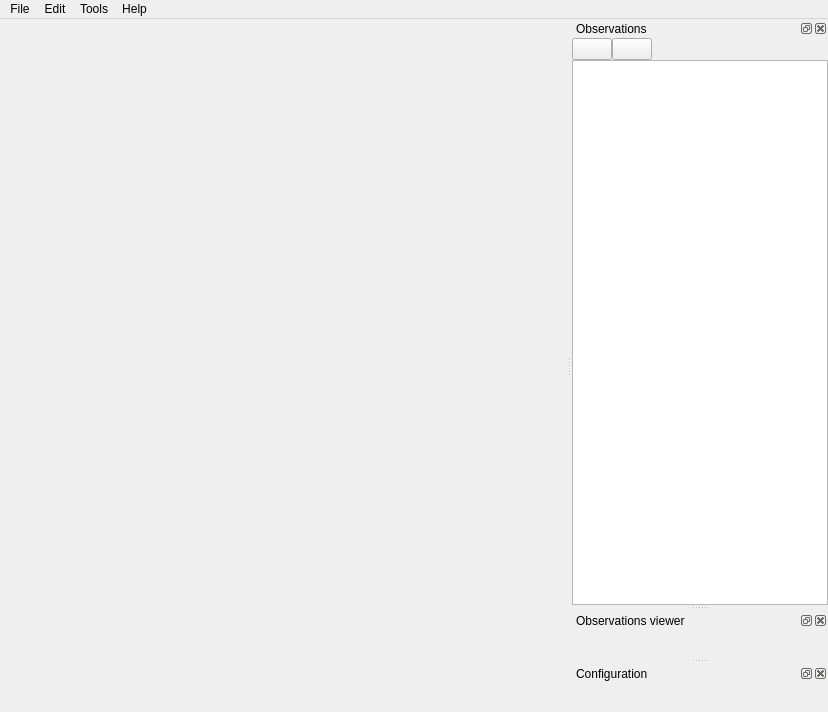
<?xml version="1.0" encoding="UTF-8"?>
<ui version="4.0">
 <class>CMainWindow</class>
 <widget class="QMainWindow" name="CMainWindow">
  <property name="geometry">
   <rect>
    <x>0</x>
    <y>0</y>
    <width>828</width>
    <height>712</height>
   </rect>
  </property>
  <property name="windowTitle">
   <string>Main Window</string>
  </property>
  <widget class="QWidget" name="centralwidget">
   <layout class="QVBoxLayout" name="verticalLayout_4">
    <property name="spacing">
     <number>0</number>
    </property>
    <property name="leftMargin">
     <number>0</number>
    </property>
    <property name="topMargin">
     <number>0</number>
    </property>
    <property name="rightMargin">
     <number>0</number>
    </property>
    <property name="bottomMargin">
     <number>0</number>
    </property>
    <item>
     <widget class="CViewerContainer" name="m_viewer" native="true"/>
    </item>
   </layout>
  </widget>
  <widget class="QMenuBar" name="menuBar">
   <property name="geometry">
    <rect>
     <x>0</x>
     <y>0</y>
     <width>828</width>
     <height>19</height>
    </rect>
   </property>
   <widget class="QMenu" name="menuFile">
    <property name="title">
     <string>File</string>
    </property>
    <addaction name="openAction"/>
    <addaction name="m_actionLoadConfig"/>
    <addaction name="actionExit"/>
   </widget>
   <widget class="QMenu" name="menuHelp">
    <property name="title">
     <string>Help</string>
    </property>
    <addaction name="m_aboutAction"/>
   </widget>
   <widget class="QMenu" name="menuTools">
    <property name="title">
     <string>Tools</string>
    </property>
    <addaction name="m_actionShowObs"/>
    <addaction name="m_actionShowConfig"/>
    <addaction name="m_actionShowAllObs"/>
    <addaction name="separator"/>
    <addaction name="m_actionMapConfiguration"/>
   </widget>
   <widget class="QMenu" name="menuEdit">
    <property name="title">
     <string>Edit</string>
    </property>
    <addaction name="m_undoAction"/>
    <addaction name="m_redoAction"/>
   </widget>
   <addaction name="menuFile"/>
   <addaction name="menuEdit"/>
   <addaction name="menuTools"/>
   <addaction name="menuHelp"/>
  </widget>
  <widget class="QDockWidget" name="m_dockWidgetObs">
   <property name="windowTitle">
    <string>Observations</string>
   </property>
   <attribute name="dockWidgetArea">
    <number>2</number>
   </attribute>
   <widget class="QWidget" name="dockWidgetContents">
    <layout class="QVBoxLayout" name="verticalLayout">
     <property name="spacing">
      <number>0</number>
     </property>
     <property name="leftMargin">
      <number>0</number>
     </property>
     <property name="topMargin">
      <number>0</number>
     </property>
     <property name="rightMargin">
      <number>0</number>
     </property>
     <property name="bottomMargin">
      <number>0</number>
     </property>
     <item>
      <layout class="QHBoxLayout" name="horizontalLayout_2">
       <property name="spacing">
        <number>0</number>
       </property>
       <item>
        <widget class="QPushButton" name="m_expandAll">
         <property name="toolTip">
          <string>Expand all</string>
         </property>
         <property name="text">
          <string/>
         </property>
         <property name="icon">
          <iconset resource="../resources/resources.qrc">
           <normaloff>:/expand.png</normaloff>:/expand.png</iconset>
         </property>
        </widget>
       </item>
       <item>
        <widget class="QPushButton" name="m_collapseAll">
         <property name="toolTip">
          <string>Collapse all</string>
         </property>
         <property name="text">
          <string/>
         </property>
         <property name="icon">
          <iconset resource="../resources/resources.qrc">
           <normaloff>:/collapse.png</normaloff>:/collapse.png</iconset>
         </property>
        </widget>
       </item>
       <item>
        <spacer name="horizontalSpacer_2">
         <property name="orientation">
          <enum>Qt::Horizontal</enum>
         </property>
         <property name="sizeHint" stdset="0">
          <size>
           <width>40</width>
           <height>20</height>
          </size>
         </property>
        </spacer>
       </item>
      </layout>
     </item>
     <item>
      <widget class="CObservationTree" name="m_observationsTree">
       <attribute name="headerVisible">
        <bool>false</bool>
       </attribute>
      </widget>
     </item>
    </layout>
   </widget>
  </widget>
  <widget class="QDockWidget" name="m_dockWidgetNodeViewer">
   <property name="windowTitle">
    <string>Observations viewer</string>
   </property>
   <attribute name="dockWidgetArea">
    <number>2</number>
   </attribute>
   <widget class="QWidget" name="m_contentsNodeViewer">
    <layout class="QHBoxLayout" name="horizontalLayout_3">
     <property name="spacing">
      <number>0</number>
     </property>
     <property name="leftMargin">
      <number>0</number>
     </property>
     <property name="topMargin">
      <number>0</number>
     </property>
     <property name="rightMargin">
      <number>0</number>
     </property>
     <property name="bottomMargin">
      <number>0</number>
     </property>
    </layout>
   </widget>
  </widget>
  <widget class="QDockWidget" name="m_dockWidgetConfig">
   <property name="enabled">
    <bool>true</bool>
   </property>
   <property name="floating">
    <bool>false</bool>
   </property>
   <property name="windowTitle">
    <string>Configuration</string>
   </property>
   <attribute name="dockWidgetArea">
    <number>2</number>
   </attribute>
   <widget class="CConfigWidget" name="m_configWidget">
    <layout class="QVBoxLayout" name="verticalLayout_2">
     <property name="spacing">
      <number>0</number>
     </property>
     <property name="leftMargin">
      <number>0</number>
     </property>
     <property name="topMargin">
      <number>0</number>
     </property>
     <property name="rightMargin">
      <number>0</number>
     </property>
     <property name="bottomMargin">
      <number>0</number>
     </property>
    </layout>
   </widget>
  </widget>
  <action name="openAction">
   <property name="text">
    <string>Open simplemap</string>
   </property>
   <property name="shortcut">
    <string>Ctrl+O</string>
   </property>
  </action>
  <action name="actionAbout">
   <property name="text">
    <string>About</string>
   </property>
  </action>
  <action name="saveAction">
   <property name="text">
    <string>Save</string>
   </property>
  </action>
  <action name="m_aboutAction">
   <property name="text">
    <string>About</string>
   </property>
  </action>
  <action name="tsvAction">
   <property name="text">
    <string>Load Tsv table</string>
   </property>
  </action>
  <action name="m_actionShowObs">
   <property name="checkable">
    <bool>true</bool>
   </property>
   <property name="checked">
    <bool>true</bool>
   </property>
   <property name="text">
    <string>Show observations tree</string>
   </property>
  </action>
  <action name="m_actionShowConfig">
   <property name="checkable">
    <bool>true</bool>
   </property>
   <property name="checked">
    <bool>false</bool>
   </property>
   <property name="text">
    <string>Show configuration</string>
   </property>
  </action>
  <action name="m_actionShowAllObs">
   <property name="checkable">
    <bool>true</bool>
   </property>
   <property name="checked">
    <bool>false</bool>
   </property>
   <property name="text">
    <string>Show all observation</string>
   </property>
  </action>
  <action name="m_actionShowNavigation">
   <property name="checkable">
    <bool>true</bool>
   </property>
   <property name="checked">
    <bool>true</bool>
   </property>
   <property name="text">
    <string>Show navigation</string>
   </property>
  </action>
  <action name="m_actionLoadConfig">
   <property name="text">
    <string>Load config</string>
   </property>
   <property name="shortcut">
    <string>Ctrl+E</string>
   </property>
  </action>
  <action name="m_actionMapConfiguration">
   <property name="text">
    <string>Map configuration</string>
   </property>
  </action>
  <action name="actionExit">
   <property name="text">
    <string>Exit</string>
   </property>
  </action>
  <action name="m_undoAction">
   <property name="text">
    <string>Undo</string>
   </property>
  </action>
  <action name="m_redoAction">
   <property name="text">
    <string>Redo</string>
   </property>
  </action>
 </widget>
 <customwidgets>
  <customwidget>
   <class>CConfigWidget</class>
   <extends>QWidget</extends>
   <header>gui/configWidget/CConfigWidget.h</header>
   <container>1</container>
  </customwidget>
  <customwidget>
   <class>CObservationTree</class>
   <extends>QTreeView</extends>
   <header>gui/observationTree/CObservationTree.h</header>
  </customwidget>
  <customwidget>
   <class>CViewerContainer</class>
   <extends>QWidget</extends>
   <header>gui/glWidget/CViewerContainer.h</header>
   <container>1</container>
  </customwidget>
 </customwidgets>
 <resources>
  <include location="../resources/resources.qrc"/>
 </resources>
 <connections>
  <connection>
   <sender>m_dockWidgetConfig</sender>
   <signal>visibilityChanged(bool)</signal>
   <receiver>m_actionShowConfig</receiver>
   <slot>setChecked(bool)</slot>
   <hints>
    <hint type="sourcelabel">
     <x>687</x>
     <y>674</y>
    </hint>
    <hint type="destinationlabel">
     <x>-1</x>
     <y>-1</y>
    </hint>
   </hints>
  </connection>
  <connection>
   <sender>m_actionShowObs</sender>
   <signal>toggled(bool)</signal>
   <receiver>m_dockWidgetObs</receiver>
   <slot>setVisible(bool)</slot>
   <hints>
    <hint type="sourcelabel">
     <x>-1</x>
     <y>-1</y>
    </hint>
    <hint type="destinationlabel">
     <x>511</x>
     <y>375</y>
    </hint>
   </hints>
  </connection>
  <connection>
   <sender>m_dockWidgetObs</sender>
   <signal>visibilityChanged(bool)</signal>
   <receiver>m_actionShowObs</receiver>
   <slot>setChecked(bool)</slot>
   <hints>
    <hint type="sourcelabel">
     <x>511</x>
     <y>375</y>
    </hint>
    <hint type="destinationlabel">
     <x>-1</x>
     <y>-1</y>
    </hint>
   </hints>
  </connection>
  <connection>
   <sender>m_actionShowConfig</sender>
   <signal>triggered(bool)</signal>
   <receiver>m_dockWidgetConfig</receiver>
   <slot>setVisible(bool)</slot>
   <hints>
    <hint type="sourcelabel">
     <x>-1</x>
     <y>-1</y>
    </hint>
    <hint type="destinationlabel">
     <x>687</x>
     <y>674</y>
    </hint>
   </hints>
  </connection>
  <connection>
   <sender>m_dockWidgetConfig</sender>
   <signal>visibilityChanged(bool)</signal>
   <receiver>m_actionMapConfiguration</receiver>
   <slot>setDisabled(bool)</slot>
   <hints>
    <hint type="sourcelabel">
     <x>690</x>
     <y>674</y>
    </hint>
    <hint type="destinationlabel">
     <x>-1</x>
     <y>-1</y>
    </hint>
   </hints>
  </connection>
  <connection>
   <sender>actionExit</sender>
   <signal>triggered()</signal>
   <receiver>CMainWindow</receiver>
   <slot>close()</slot>
   <hints>
    <hint type="sourcelabel">
     <x>-1</x>
     <y>-1</y>
    </hint>
    <hint type="destinationlabel">
     <x>413</x>
     <y>355</y>
    </hint>
   </hints>
  </connection>
 </connections>
</ui>
